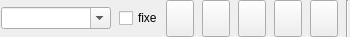
<?xml version="1.0" encoding="UTF-8"?>
<ui version="4.0">
 <class>Ui_PrintPreviewOptions</class>
 <widget class="QWidget" name="Ui_PrintPreviewOptions">
  <property name="geometry">
   <rect>
    <x>0</x>
    <y>0</y>
    <width>350</width>
    <height>37</height>
   </rect>
  </property>
  <property name="sizePolicy">
   <sizepolicy hsizetype="Maximum" vsizetype="Fixed">
    <horstretch>0</horstretch>
    <verstretch>0</verstretch>
   </sizepolicy>
  </property>
  <property name="windowTitle">
   <string>Print Preview Options</string>
  </property>
  <property name="toolTip">
   <string/>
  </property>
  <layout class="QHBoxLayout" name="horizontalLayout">
   <property name="spacing">
    <number>8</number>
   </property>
   <property name="leftMargin">
    <number>1</number>
   </property>
   <property name="topMargin">
    <number>0</number>
   </property>
   <property name="rightMargin">
    <number>1</number>
   </property>
   <property name="bottomMargin">
    <number>0</number>
   </property>
   <item>
    <widget class="QComboBox" name="cbScale">
     <property name="sizePolicy">
      <sizepolicy hsizetype="Maximum" vsizetype="Fixed">
       <horstretch>0</horstretch>
       <verstretch>0</verstretch>
      </sizepolicy>
     </property>
     <property name="minimumSize">
      <size>
       <width>110</width>
       <height>0</height>
      </size>
     </property>
     <property name="editable">
      <bool>true</bool>
     </property>
     <property name="insertPolicy">
      <enum>QComboBox::InsertPolicy::InsertAtTop</enum>
     </property>
    </widget>
   </item>
   <item>
    <widget class="QCheckBox" name="cFixed">
     <property name="sizePolicy">
      <sizepolicy hsizetype="Preferred" vsizetype="Fixed">
       <horstretch>0</horstretch>
       <verstretch>0</verstretch>
      </sizepolicy>
     </property>
     <property name="minimumSize">
      <size>
       <width>25</width>
       <height>16</height>
      </size>
     </property>
     <property name="maximumSize">
      <size>
       <width>54</width>
       <height>32</height>
      </size>
     </property>
     <property name="toolTip">
      <string>&lt;html&gt;&lt;head/&gt;&lt;body&gt;&lt;p&gt;Print Scale is locked to the current value&lt;/p&gt;&lt;/body&gt;&lt;/html&gt;</string>
     </property>
     <property name="text">
      <string>fixed</string>
     </property>
    </widget>
   </item>
   <item>
    <spacer name="horizontalSpacer">
     <property name="orientation">
      <enum>Qt::Orientation::Horizontal</enum>
     </property>
     <property name="sizeHint" stdset="0">
      <size>
       <width>6</width>
       <height>20</height>
      </size>
     </property>
    </spacer>
   </item>
   <item>
    <widget class="QToolButton" name="bScaleLineWidth">
     <property name="sizePolicy">
      <sizepolicy hsizetype="Fixed" vsizetype="Minimum">
       <horstretch>0</horstretch>
       <verstretch>0</verstretch>
      </sizepolicy>
     </property>
     <property name="toolTip">
      <string>Apply Print Scale to line width</string>
     </property>
     <property name="text">
      <string/>
     </property>
     <property name="icon">
      <iconset resource="../../../res/icons/icons.qrc">
       <normaloff>:/icons/scaleLineWidth.svg</normaloff>:/icons/scaleLineWidth.svg</iconset>
     </property>
     <property name="iconSize">
      <size>
       <width>20</width>
       <height>20</height>
      </size>
     </property>
     <property name="checkable">
      <bool>true</bool>
     </property>
    </widget>
   </item>
   <item>
    <widget class="QToolButton" name="bBlackWhite">
     <property name="sizePolicy">
      <sizepolicy hsizetype="Fixed" vsizetype="Minimum">
       <horstretch>0</horstretch>
       <verstretch>0</verstretch>
      </sizepolicy>
     </property>
     <property name="toolTip">
      <string>Toggle Black / White mode</string>
     </property>
     <property name="text">
      <string/>
     </property>
     <property name="icon">
      <iconset resource="../../../res/icons/icons.qrc">
       <normaloff>:/icons/black_n_white_mode.svg</normaloff>:/icons/black_n_white_mode.svg</iconset>
     </property>
     <property name="iconSize">
      <size>
       <width>20</width>
       <height>20</height>
      </size>
     </property>
     <property name="checkable">
      <bool>true</bool>
     </property>
    </widget>
   </item>
   <item>
    <widget class="QToolButton" name="bCenter">
     <property name="sizePolicy">
      <sizepolicy hsizetype="Fixed" vsizetype="Minimum">
       <horstretch>0</horstretch>
       <verstretch>0</verstretch>
      </sizepolicy>
     </property>
     <property name="toolTip">
      <string>Center to page</string>
     </property>
     <property name="text">
      <string/>
     </property>
     <property name="icon">
      <iconset resource="../../../res/icons/icons.qrc">
       <normaloff>:/icons/center_to_page.svg</normaloff>:/icons/center_to_page.svg</iconset>
     </property>
     <property name="iconSize">
      <size>
       <width>20</width>
       <height>20</height>
      </size>
     </property>
    </widget>
   </item>
   <item>
    <widget class="QToolButton" name="bFit">
     <property name="sizePolicy">
      <sizepolicy hsizetype="Fixed" vsizetype="Minimum">
       <horstretch>0</horstretch>
       <verstretch>0</verstretch>
      </sizepolicy>
     </property>
     <property name="toolTip">
      <string>Fit to page</string>
     </property>
     <property name="text">
      <string/>
     </property>
     <property name="icon">
      <iconset resource="../../../res/icons/icons.qrc">
       <normaloff>:/icons/fit_to_page.svg</normaloff>:/icons/fit_to_page.svg</iconset>
     </property>
     <property name="iconSize">
      <size>
       <width>20</width>
       <height>20</height>
      </size>
     </property>
    </widget>
   </item>
   <item>
    <widget class="QToolButton" name="bCalcPagesNum">
     <property name="sizePolicy">
      <sizepolicy hsizetype="Fixed" vsizetype="Minimum">
       <horstretch>0</horstretch>
       <verstretch>0</verstretch>
      </sizepolicy>
     </property>
     <property name="toolTip">
      <string>Calculate number of pages needed to contain the drawing</string>
     </property>
     <property name="text">
      <string/>
     </property>
     <property name="icon">
      <iconset resource="../../../res/icons/icons.qrc">
       <normaloff>:/icons/multi_pages.svg</normaloff>:/icons/multi_pages.svg</iconset>
     </property>
     <property name="iconSize">
      <size>
       <width>20</width>
       <height>20</height>
      </size>
     </property>
    </widget>
   </item>
   <item>
    <widget class="Line" name="sep1_2">
     <property name="sizePolicy">
      <sizepolicy hsizetype="Fixed" vsizetype="Minimum">
       <horstretch>0</horstretch>
       <verstretch>0</verstretch>
      </sizepolicy>
     </property>
     <property name="frameShape">
      <enum>QFrame::Shape::VLine</enum>
     </property>
     <property name="frameShadow">
      <enum>QFrame::Shadow::Sunken</enum>
     </property>
    </widget>
   </item>
  </layout>
 </widget>
 <layoutdefault spacing="6" margin="11"/>
 <resources>
  <include location="../../../res/icons/icons.qrc"/>
  <include location="../../../res/icons/icons.qrc"/>
 </resources>
</ui>
